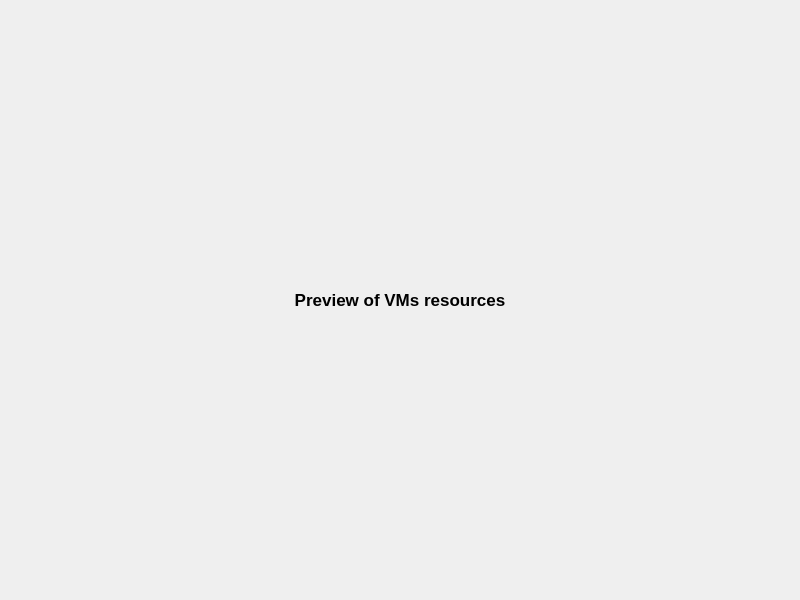
<?xml version="1.0" encoding="UTF-8"?>
<ui version="4.0">
 <class>MainWindow</class>
 <widget class="QMainWindow" name="MainWindow">
  <property name="geometry">
   <rect>
    <x>0</x>
    <y>0</y>
    <width>800</width>
    <height>600</height>
   </rect>
  </property>
  <property name="windowTitle">
   <string>MainWindow</string>
  </property>
  <widget class="QWidget" name="centralwidget">
   <layout class="QHBoxLayout" name="horizontalLayout">
    <item>
     <layout class="QGridLayout" name="gridLayout">
      <item row="0" column="0">
       <widget class="QLabel" name="title">
        <property name="maximumSize">
         <size>
          <width>16777215</width>
          <height>50</height>
         </size>
        </property>
        <property name="font">
         <font>
          <pointsize>13</pointsize>
          <weight>75</weight>
          <bold>true</bold>
         </font>
        </property>
        <property name="text">
         <string>Preview of VMs resources</string>
        </property>
        <property name="alignment">
         <set>Qt::AlignCenter</set>
        </property>
       </widget>
      </item>
      <item row="1" column="0">
       <layout class="QGridLayout" name="gridLayout_2"/>
      </item>
     </layout>
    </item>
   </layout>
  </widget>
 </widget>
 <resources/>
 <connections/>
</ui>
